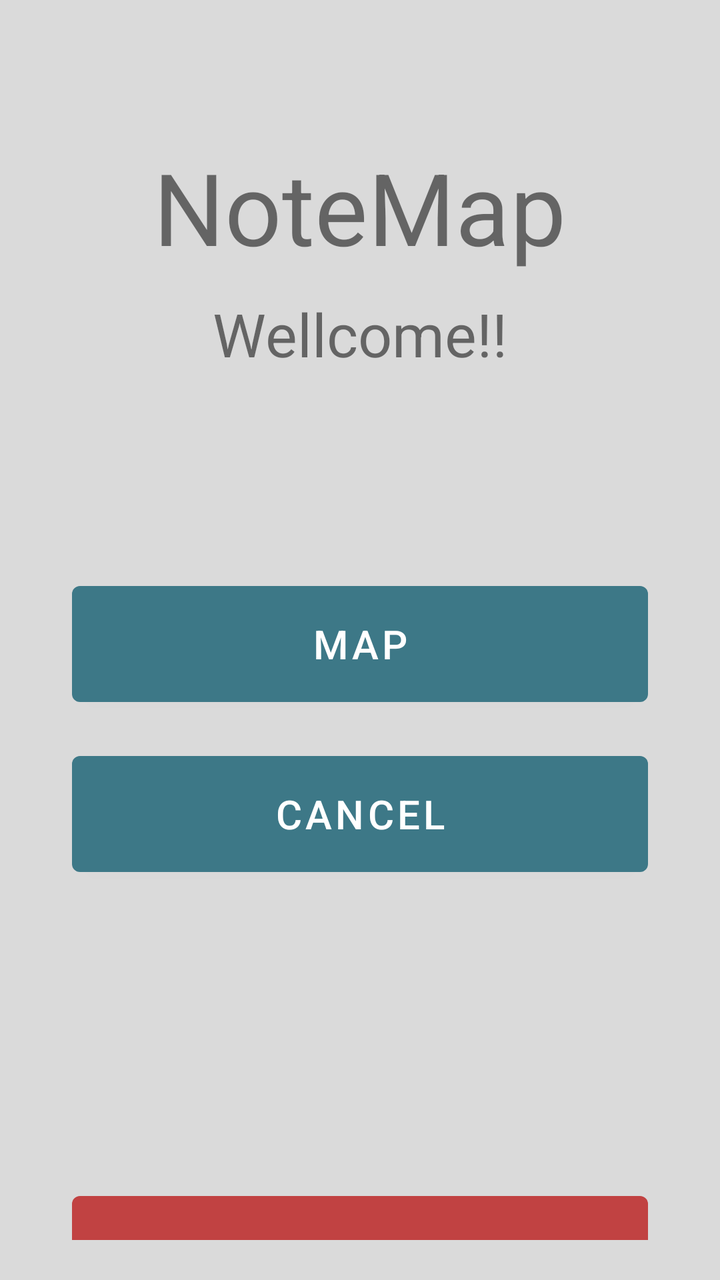
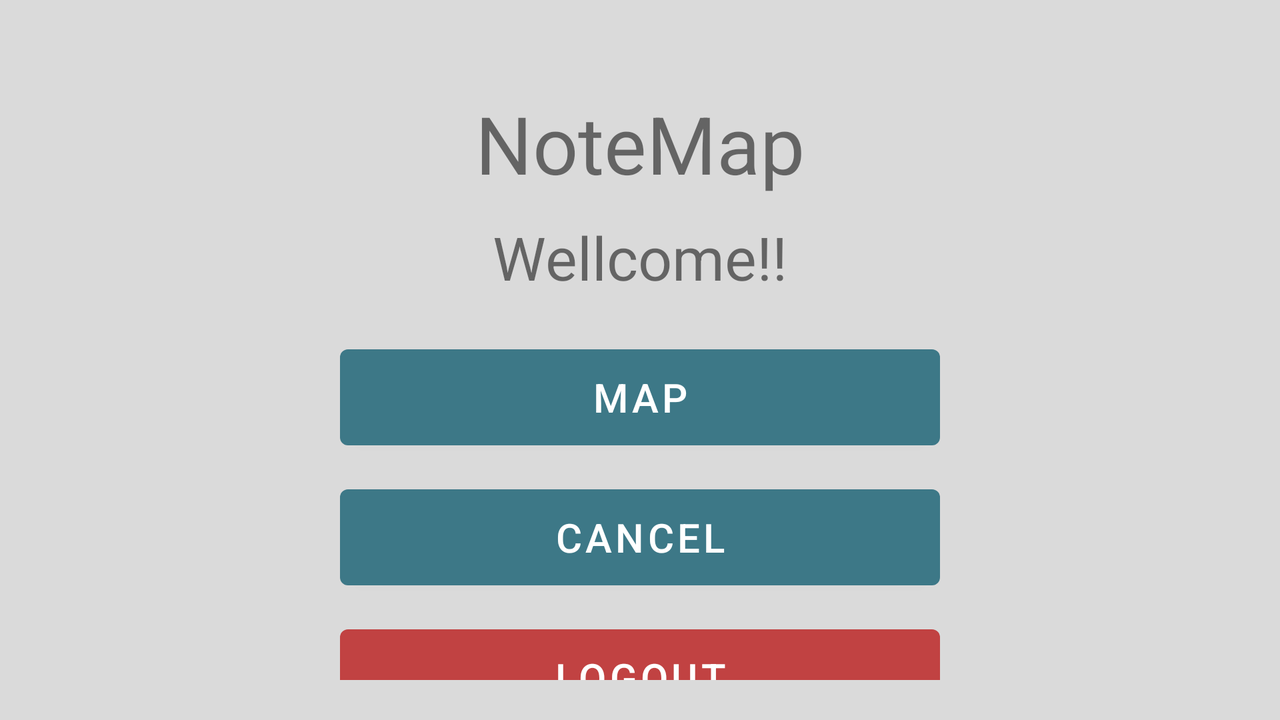

Two renders of one Android screen. The first uses the default layout on a phone; the second uses the alternative layout the repository ships for a different screen configuration, on a matching device. The two XML files are below.
<!-- AndroidManifest.xml: application theme Theme.NoteMap -->
<!-- res/layout/activity_menu.xml -->
<?xml version="1.0" encoding="utf-8"?>
<androidx.constraintlayout.widget.ConstraintLayout xmlns:android="http://schemas.android.com/apk/res/android"
    xmlns:app="http://schemas.android.com/apk/res-auto"
    xmlns:tools="http://schemas.android.com/tools"
    android:layout_width="match_parent"
    android:layout_height="match_parent"
    android:background="#DADADA"
    android:orientation="vertical"
    android:paddingLeft="16dp"
    android:paddingRight="16dp">


    <LinearLayout
        android:layout_width="match_parent"
        android:layout_height="match_parent"
        android:layout_marginLeft="20dp"
        android:layout_marginTop="20dp"
        android:layout_marginRight="20dp"
        android:layout_marginBottom="20dp"
        android:gravity="center_horizontal"
        android:orientation="vertical">


        <TextView
            android:id="@+id/textView"
            android:layout_width="wrap_content"
            android:layout_height="wrap_content"
            android:layout_marginTop="50dp"
            android:text="@string/AppTitle"
            android:textSize="50dp" />

        <TextView
            android:id="@+id/textRecep"
            android:layout_width="wrap_content"
            android:layout_height="wrap_content"
            android:layout_marginTop="10dp"
            android:text="@string/textWellcome"
            android:textSize="30dp" />

        <LinearLayout
            android:layout_width="match_parent"
            android:layout_height="match_parent"
            android:gravity="center_horizontal"
            android:layout_marginTop="100dp"
            android:orientation="vertical">

            <Button
                android:id="@+id/btEntrar"
                android:layout_width="match_parent"
                android:layout_height="70dp"
                android:layout_gravity="center"
                android:onClick="btMapa"
                android:text="@string/btMap"
                android:textSize="20dp"
                android:layout_marginBottom="15dp"
                app:backgroundTint="#3D7887" />

            <Button
                android:id="@+id/btNotas"
                android:layout_width="match_parent"
                android:layout_height="70dp"
                android:layout_gravity="center"
                android:onClick="btExtra"
                android:text="@string/btCancel"
                android:textSize="20dp"
                android:layout_marginBottom="150dp"
                app:backgroundTint="#3D7887" />

            <Button
                android:id="@+id/btSair"
                android:layout_width="match_parent"
                android:layout_height="70dp"
                android:layout_gravity="center"
                android:onClick="btSair"
                android:text="@string/btLogout"
                android:textSize="20dp"
                app:backgroundTint="#C14242" />
        </LinearLayout>
    </LinearLayout>

</androidx.constraintlayout.widget.ConstraintLayout>
<!-- resources referenced by this layout -->
<resources>
  <string name="AppTitle" translatable="false">NoteMap</string>
  <string name="btCancel">Cancel</string>
  <string name="btLogout">Logout</string>
  <string name="btMap">Map</string>
  <string name="textWellcome">Wellcome!!</string>
  <style name="Theme.NoteMap" parent="Theme.MaterialComponents.DayNight.DarkActionBar">
          
          <item name="colorPrimary">@color/purple_500</item>
          <item name="colorPrimaryVariant">@color/purple_700</item>
          <item name="colorOnPrimary">@color/white</item>
          
          <item name="colorSecondary">@color/teal_200</item>
          <item name="colorSecondaryVariant">@color/teal_700</item>
          <item name="colorOnSecondary">@color/black</item>
          
          <item name="android:statusBarColor" tools:targetApi="l">?attr/colorPrimaryVariant</item>
          
      </style>
</resources>
<!-- res/layout-land/activity_menu.xml (the repository's variant of the layout above) -->
<!-- drawn on the phone turned sideways -->
<?xml version="1.0" encoding="utf-8"?>
<RelativeLayout xmlns:android="http://schemas.android.com/apk/res/android"
    xmlns:app="http://schemas.android.com/apk/res-auto"
    xmlns:tools="http://schemas.android.com/tools"
    android:layout_width="match_parent"
    android:layout_height="match_parent"
    android:background="#DADADA"
    android:orientation="vertical"
    android:paddingLeft="16dp"
    android:paddingRight="16dp">


    <LinearLayout
        android:layout_width="match_parent"
        android:layout_height="match_parent"
        android:layout_marginLeft="20dp"
        android:layout_marginTop="20dp"
        android:layout_marginRight="20dp"
        android:layout_marginBottom="20dp"
        android:gravity="center_horizontal"
        android:orientation="vertical">


        <TextView
            android:id="@+id/textView"
            android:layout_width="wrap_content"
            android:layout_height="wrap_content"
            android:layout_marginTop="25dp"
            android:text="@string/AppTitle"
            android:textSize="40dp" />

        <TextView
            android:id="@+id/textRecep"
            android:layout_width="wrap_content"
            android:layout_height="wrap_content"
            android:layout_marginTop="10dp"
            android:text="@string/textWellcome"
            android:textSize="30dp" />

        <LinearLayout
            android:layout_width="match_parent"
            android:layout_height="match_parent"
            android:gravity="center_horizontal"
            android:layout_marginTop="20dp"
            android:orientation="vertical">

            <Button
                android:id="@+id/btEntrar"
                android:layout_width="300dp"
                android:layout_height="60dp"
                android:layout_gravity="center"
                android:onClick="btMapa"
                android:text="@string/btMap"
                android:textSize="20dp"
                android:layout_marginBottom="10dp"
                app:backgroundTint="#3D7887" />

            <Button
                android:id="@+id/btNotas"
                android:layout_width="300dp"
                android:layout_height="60dp"
                android:layout_gravity="center"
                android:onClick="btExtra"
                android:text="@string/btCancel"
                android:textSize="20dp"
                android:layout_marginBottom="10dp"
                app:backgroundTint="#3D7887" />

            <Button
                android:id="@+id/btSair"
                android:layout_width="300dp"
                android:layout_height="60dp"
                android:layout_gravity="center"
                android:onClick="btSair"
                android:text="@string/btLogout"
                android:textSize="20dp"
                app:backgroundTint="#C14242" />
        </LinearLayout>
    </LinearLayout>
</RelativeLayout>
